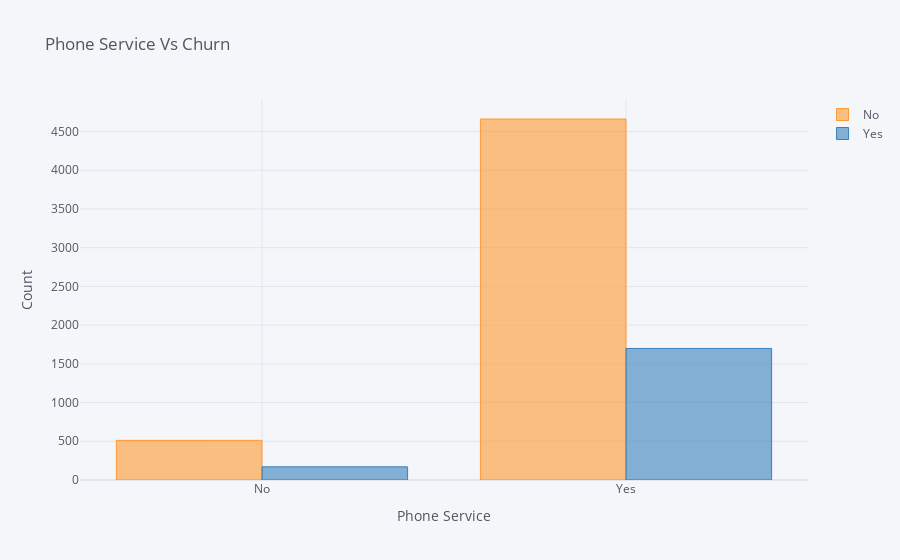

The notebook cell saved with this chart:
### Code cell
#Comparing the Churn with PhoneService
cf.go_offline()
sns.set(style='whitegrid')

pd.crosstab(dataset['PhoneService'],dataset['Churn']).iplot(kind='bar' , title = 'Phone Service Vs Churn' ,xTitle = 'Phone Service',yTitle = 'Count' )

### Figure 1 — Plotly figure (JSON) as saved in the notebook; plotly's stock layout.template omitted (floating-point values rounded to 4 significant figures)
{"data": [{"marker": {"color": "rgba(255, 153, 51, 0.6)", "line": {"color": "rgba(255, 153, 51, 1.0)", "width": 1}}, "name": "No", "orientation": "v", "text": "", "type": "bar", "x": ["No", "Yes"], "y": [512, 4662]}, {"marker": {"color": "rgba(55, 128, 191, 0.6)", "line": {"color": "rgba(55, 128, 191, 1.0)", "width": 1}}, "name": "Yes", "orientation": "v", "text": "", "type": "bar", "x": ["No", "Yes"], "y": [170, 1699]}], "layout": {"legend": {"bgcolor": "#F5F6F9", "font": {"color": "#4D5663"}}, "paper_bgcolor": "#F5F6F9", "plot_bgcolor": "#F5F6F9", "title": {"font": {"color": "#4D5663"}, "text": "Phone Service Vs Churn"}, "xaxis": {"gridcolor": "#E1E5ED", "showgrid": true, "tickfont": {"color": "#4D5663"}, "title": {"font": {"color": "#4D5663"}, "text": "Phone Service"}, "zerolinecolor": "#E1E5ED"}, "yaxis": {"gridcolor": "#E1E5ED", "showgrid": true, "tickfont": {"color": "#4D5663"}, "title": {"font": {"color": "#4D5663"}, "text": "Count"}, "zerolinecolor": "#E1E5ED"}}}
